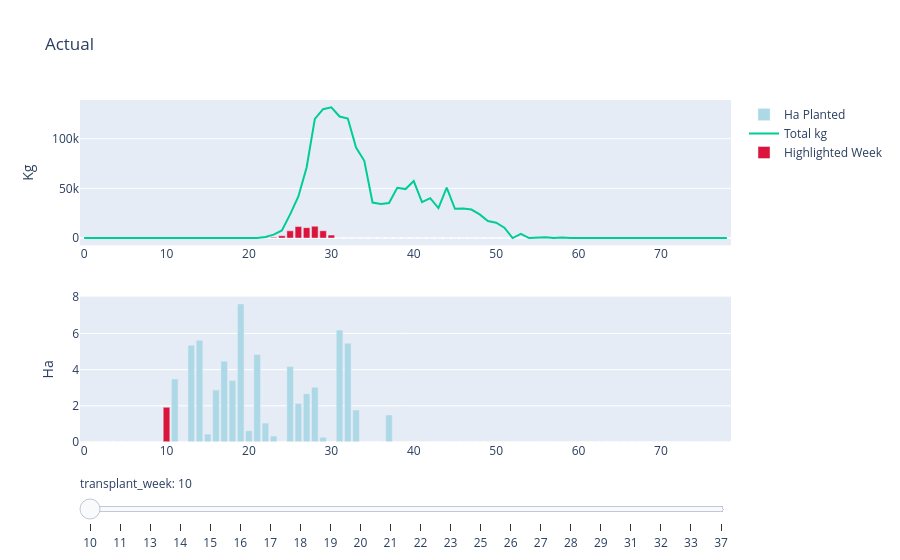

Notebook source saved alongside this figure:
### Code cell
fig.show() # add annotation for how much yield is made for each part

### Figure 1 — Plotly figure (JSON) as saved in the notebook; plotly's stock layout.template omitted (floating-point values rounded to 4 significant figures; data arrays with more than 128 entries replaced by an {"elided": "..."} marker saying what was removed)
{"data": [{"marker": {"color": "lightblue"}, "name": "Ha Planted", "type": "bar", "x": [10, 11, 13, 14, 15, 16, 17, 18, 19, 20, 21, 22, 23, 25, 26, 27, 28, 29, 31, 32, 33, 37], "xaxis": "x2", "y": [1.92, 3.489, 5.355, 5.618, 0.44, 2.872, 4.464, 3.394, 7.633, 0.6225, 4.832, 1.044, 0.3264, 4.178, 2.133, 2.672, 3.029, 0.26, 6.186, 5.464, 1.767, 1.498], "yaxis": "y2"}, {"marker": {"color": "crimson"}, "name": "Highlighted", "showlegend": false, "type": "bar", "x": [10, 11, 13, 14, 15, 16, 17, 18, 19, 20, 21, 22, 23, 25, 26, 27, 28, 29, 31, 32, 33, 37], "xaxis": "x2", "y": [1.92, 0, 0, 0, 0, 0, 0, 0, 0, 0, 0, 0, 0, 0, 0, 0, 0, 0, 0, 0, 0, 0], "yaxis": "y2"}, {"mode": "lines", "name": "Total kg", "type": "scatter", "x": [0, 1, 2, 3, 4, 5, 6, 7, 8, 9, 10, 11, 12, 13, 14, 15, 16, 17, 18, 19, 20, 21, 22, 23, 24, 25, 26, 27, 28, 29, 30, 31, 32, 33, 34, 35, 36, 37, 38, 39, 40, 41, 42, 43, 44, 45, 46, 47, 48, 49, 50, 51, 52, 53, 54, 55, 56, 57, 58, 59, 60, 61, 62, 63, 64, 65, 66, 67, 68, 69, 70, 71, 72, 73, 74, 75, 76, 77, 78], "xaxis": "x", "y": [0.0, 0.0, 0.0, 0.0, 0.0, 0.0, 0.0, 0.0, 0.0, 0.0, 0.0, 0.0, 0.0, 0.0, 0.0, 0.0, 0.0, 0.0, 0.0, 0.0, 0.0, 83.0, 1144.0, 3456.0, 7680.0, 23850.0, 41860.0, 71000.0, 119900.0, 129700.0, 131600.0, 122300.0, 120300.0, 91020.0, 77740.0, 35760.0, 34220.0, 35230.0, 50560.0, 49310.0, 57320.0, 36080.0, 40200.0, 30230.0, 50710.0, 29430.0, 29810.0, 28740.0, 23870.0, 17120.0, 15460.0, 10440.0, 0.0, 4207.0, 0.0, 527.0, 737.0, 0.0, 528.0, 0.0, 0.0, 0.0, 0.0, 0.0, 0.0, 0.0, 0.0, 0.0, 0.0, 0.0, 0.0, 0.0, 0.0, 0.0, 0.0, 0.0, 0.0, 0.0, 0.0], "yaxis": "y"}, {"marker": {"color": "crimson"}, "name": "Highlighted Week", "type": "bar", "x": [0, 1, 2, 3, 4, 5, 6, 7, 8, 9, 10, 11, 12, 13, 14, 15, 16, 17, 18, 19, 20, 21, 22, 23, 24, 25, 26, 27, 28, 29, 30, 31, 32, 33, 34, 35, 36, 37, 38, 39, 40, 41, 42, 43, 44, 45, 46, 47, 48, 49, 50, 51, 52, 53, 54, 55, 56, 57, 58, 59, 60, 61, 62, 63, 64, 65, 66, 67, 68, 69, 70, 71, 72, 73, 74, 75, 76, 77, 78], "xaxis": "x", "y": [0.0, 0.0, 0.0, 0.0, 0.0, 0.0, 0.0, 0.0, 0.0, 0.0, 0.0, 0.0, 0.0, 0.0, 0.0, 0.0, 0.0, 0.0, 0.0, 0.0, 0.0, 37.0, 274.0, 720.0, 2383.0, 7322.0, 11610.0, 10520.0, 11930.0, 7366.0, 2977.0, 0.0, 33.0, 0.0, 0.0, 0.0, 0.0, 0.0, 0.0, 0.0, 0.0, 0.0, 0.0, 0.0, 0.0, 0.0, 0.0, 0.0, 0.0, 0.0, 0.0, 0.0, 0.0, 0.0, 0.0, 0.0, 0.0, 0.0, 0.0, 0.0, 0.0, 0.0, 0.0, 0.0, 0.0, 0.0, 0.0, 0.0, 0.0, 0.0, 0.0, 0.0, 0.0, 0.0, 0.0, 0.0, 0.0, 0.0, 0.0], "yaxis": "y"}, {"showlegend": false, "type": "bar", "x": [0, 1, 2, 3, 4, 5, 6, 7, 8, 9, 10, 11, 12, 13, 14, 15, 16, 17, 18, 19, 20, 21, 22, 23, 24, 25, 26, 27, 28, 29, 30, 31, 32, 33, 34, 35, 36, 37, 38, 39, 40, 41, 42, 43, 44, 45, 46, 47, 48, 49, 50, 51, 52, 53, 54, 55, 56, 57, 58, 59, 60, 61, 62, 63, 64, 65, 66, 67, 68, 69, 70, 71, 72, 73, 74, 75, 76, 77, 78], "xaxis": "x2", "y": [0.0, 0.0, 0.0, 0.0, 0.0, 0.0, 0.0, 0.0, 0.0, 0.0, 0.0, 0.0, 0.0, 0.0, 0.0, 0.0, 0.0, 0.0, 0.0, 0.0, 0.0, 0.0, 0.0, 0.0, 0.0, 0.0, 0.0, 0.0, 0.0, 0.0, 0.0, 0.0, 0.0, 0.0, 0.0, 0.0, 0.0, 0.0, 0.0, 0.0, 0.0, 0.0, 0.0, 0.0, 0.0, 0.0, 0.0, 0.0, 0.0, 0.0, 0.0, 0.0, 0.0, 0.0, 0.0, 0.0, 0.0, 0.0, 0.0, 0.0, 0.0, 0.0, 0.0, 0.0, 0.0, 0.0, 0.0, 0.0, 0.0, 0.0, 0.0, 0.0, 0.0, 0.0, 0.0, 0.0, 0.0, 0.0, 0.0], "yaxis": "y2"}], "layout": {"barmode": "overlay", "sliders": [{"active": 0, "currentvalue": {"prefix": "transplant_week: "}, "pad": {"t": 30}, "steps": [{"args": [{"y": {"elided": "5 rows, 281 float values in total"}}], "label": "10", "method": "update"}, {"args": [{"y": {"elided": "5 rows, 281 float values in total"}}], "label": "11", "method": "update"}, {"args": [{"y": {"elided": "5 rows, 281 float values in total"}}], "label": "13", "method": "update"}, {"args": [{"y": {"elided": "5 rows, 281 float values in total"}}], "label": "14", "method": "update"}, {"args": [{"y": {"elided": "5 rows, 281 float values in total"}}], "label": "15", "method": "update"}, {"args": [{"y": {"elided": "5 rows, 281 float values in total"}}], "label": "16", "method": "update"}, {"args": [{"y": {"elided": "5 rows, 281 float values in total"}}], "label": "17", "method": "update"}, {"args": [{"y": {"elided": "5 rows, 281 float values in total"}}], "label": "18", "method": "update"}, {"args": [{"y": {"elided": "5 rows, 281 float values in total"}}], "label": "19", "method": "update"}, {"args": [{"y": {"elided": "5 rows, 281 float values in total"}}], "label": "20", "method": "update"}, {"args": [{"y": {"elided": "5 rows, 281 float values in total"}}], "label": "21", "method": "update"}, {"args": [{"y": {"elided": "5 rows, 281 float values in total"}}], "label": "22", "method": "update"}, {"args": [{"y": {"elided": "5 rows, 281 float values in total"}}], "label": "23", "method": "update"}, {"args": [{"y": {"elided": "5 rows, 281 float values in total"}}], "label": "25", "method": "update"}, {"args": [{"y": {"elided": "5 rows, 281 float values in total"}}], "label": "26", "method": "update"}, {"args": [{"y": {"elided": "5 rows, 281 float values in total"}}], "label": "27", "method": "update"}, {"args": [{"y": {"elided": "5 rows, 281 float values in total"}}], "label": "28", "method": "update"}, {"args": [{"y": {"elided": "5 rows, 281 float values in total"}}], "label": "29", "method": "update"}, {"args": [{"y": {"elided": "5 rows, 281 float values in total"}}], "label": "31", "method": "update"}, {"args": [{"y": {"elided": "5 rows, 281 float values in total"}}], "label": "32", "method": "update"}, {"args": [{"y": {"elided": "5 rows, 281 float values in total"}}], "label": "33", "method": "update"}, {"args": [{"y": {"elided": "5 rows, 281 float values in total"}}], "label": "37", "method": "update"}]}], "title": {"text": "Actual"}, "xaxis": {"anchor": "y", "domain": [0, 1]}, "xaxis2": {"anchor": "y2", "domain": [0, 1]}, "yaxis": {"anchor": "x", "domain": [0.575, 1], "title": {"text": "Kg"}}, "yaxis2": {"anchor": "x2", "domain": [0, 0.425], "title": {"text": "Ha"}}}}
